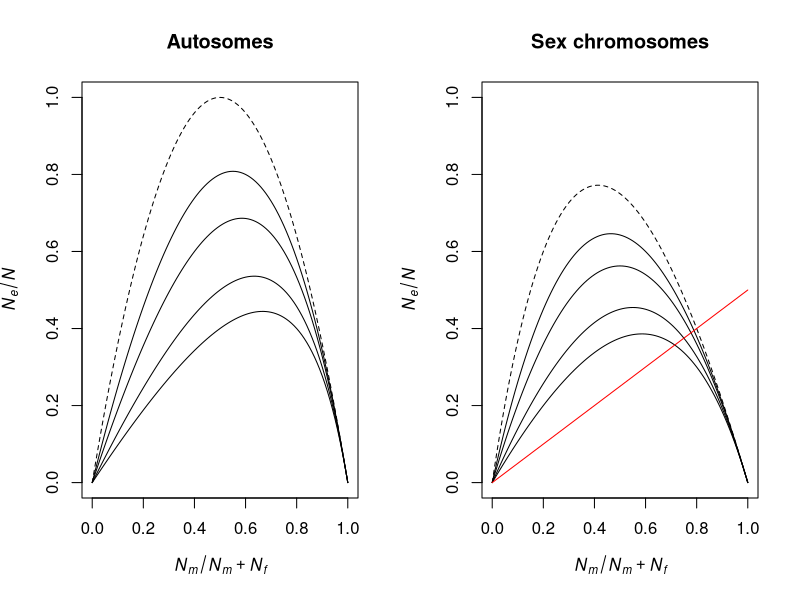
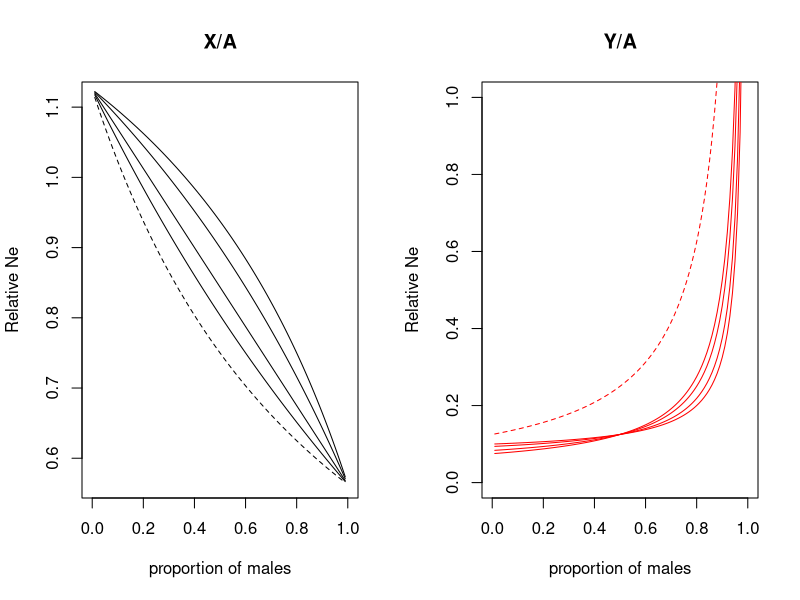
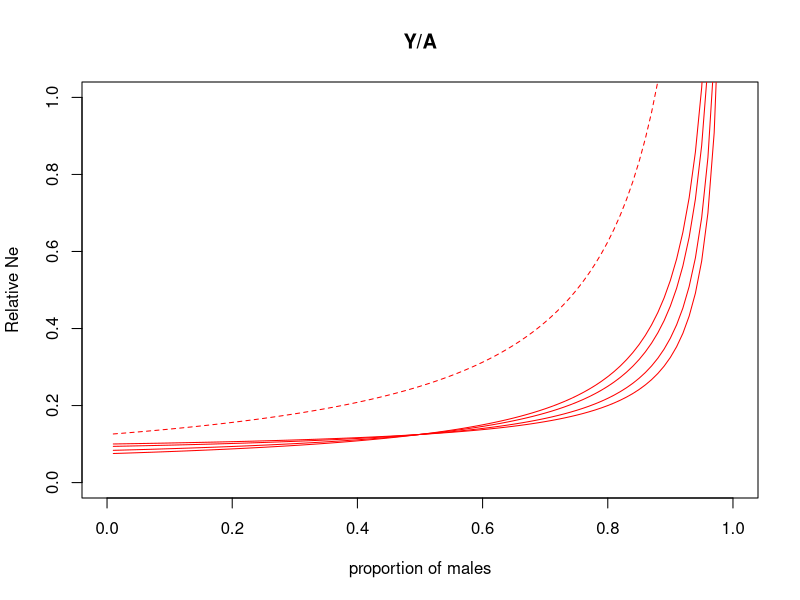

Write R code to recreate these figures, in order.
## ---- chunk 1
Nf=100 #number of females
Nm=100 #number of males
N=Nf+Nm #total number of individuals
x=Nm/(Nf+Nm) #proportion of males

op <- par(mfrow = c(1, 2))
m=0
f=0

curve(((4*N*(1-x)*x*N)/((x*N*(1+f))+((1-x)*N*(1+m))))/N, from=0, to=1, lty=2,
      xlab=expression(italic('N'[m]/'N'[m]+'N'[f])),
      ylab=expression(italic('N'[e]/N)), 
      main="Autosomes", ylim=c(0,1), xlim=c(0,1))

mh=0.5
curve(((4*N*(1-x)*x*N)/((x*N*(1+f))+((1-x)*N*(1+mh))))/N, from=0, to=1, add=T)

m1=1
curve(((4*N*(1-x)*x*N)/((x*N*(1+f))+((1-x)*N*(1+m1))))/N, from=0, to=1, add=T)

m2=2
curve(((4*N*(1-x)*x*N)/((x*N*(1+f))+((1-x)*N*(1+m2))))/N, from=0, to=1, add=T)

m3=3
curve(((4*N*(1-x)*x*N)/((x*N*(1+f))+((1-x)*N*(1+m3))))/N, from=0, to=1, add=T)

#for sex-linked genes
curve(((9*N*(x)*N*(1-x))/((4*N*x*(1+f))+(2*N*(1-x)*(1+m))))/N, from=0, to=1, lty=2,
      xlab=expression(italic('N'[m]/'N'[m]+'N'[f])), 
      ylab=expression(italic('N'[e]/N)), 
      main="Sex chromosomes", ylim=c(0,1),xlim=c(0,1))

curve(((9*N*(x)*N*(1-x))/((4*N*x*(1+f))+(2*N*(1-x)*(1+mh))))/N, from=0, to=1, add=T)

curve(((9*N*(x)*N*(1-x))/((4*N*x*(1+f))+(2*N*(1-x)*(1+m1))))/N, from=0, to=1, add=T)

curve(((9*N*(x)*N*(1-x))/((4*N*x*(1+f))+(2*N*(1-x)*(1+m2))))/N, from=0, to=1, add=T)

curve(((9*N*(x)*N*(1-x))/((4*N*x*(1+f))+(2*N*(1-x)*(1+m3))))/N, from=0, to=1, add=T)

curve((((N*(x)*(1+f))/2))/N, from=0, to=1, col="red", add=T)



par(op)

## ---- chunk 2

ol <- par(mfrow = c(1, 2))

curve(((9*N*(x)*N*(1-x))/((4*N*x*(1+f))+(2*N*(1-x)*(1+m))))/((4*N*(1-x)*x*N)/((x*N*(1+f))+((1-x)*N*(1+m)))), from=0, to=1, lty=2,
      xlab="proportion of males", ylab="Relative Ne", main="X/A")

curve(((9*N*(x)*N*(1-x))/((4*N*x*(1+f))+(2*N*(1-x)*(1+mh))))/((4*N*(1-x)*x*N)/((x*N*(1+f))+((1-x)*N*(1+mh)))), from=0, to=1, add=T)

curve(((9*N*(x)*N*(1-x))/((4*N*x*(1+f))+(2*N*(1-x)*(1+m1))))/((4*N*(1-x)*x*N)/((x*N*(1+f))+((1-x)*N*(1+m1)))), from=0, to=1, add=T)

curve(((9*N*(x)*N*(1-x))/((4*N*x*(1+f))+(2*N*(1-x)*(1+m2))))/((4*N*(1-x)*x*N)/((x*N*(1+f))+((1-x)*N*(1+m2)))), from=0, to=1, add=T)

curve(((9*N*(x)*N*(1-x))/((4*N*x*(1+f))+(2*N*(1-x)*(1+m3))))/((4*N*(1-x)*x*N)/((x*N*(1+f))+((1-x)*N*(1+m3)))), from=0, to=1, add=T)

#unsure if this is right; substituting in the modified Nm's here based on crow model where Nm*(km-1))/((km-1)+(x/km)) is the effect of male rep variance on male Ne.

curve(((N*x*(1+f))/2)/((4*N*(1-x)*x*N)/((x*N*(1+f))+((1-x)*N*(1+m)))), from=0, to=1, col="red", lty=2, ylim=c(0,1), xlab="proportion of males", ylab="Relative Ne", main="Y/A")

curve(((80*x*(1+f))/2)/((4*N*(1-x)*x*N)/((x*N*(1+f))+((1-x)*N*(1+mh)))), from=0, to=1, add=T, col="red")

curve(((66.66667*x*(1+f))/2)/((4*N*(1-x)*x*N)/((x*N*(1+f))+((1-x)*N*(1+m1)))), from=0, to=1, add=T, col="red")

curve(((50*x*(1+f))/2)/((4*N*(1-x)*x*N)/((x*N*(1+f))+((1-x)*N*(1+m2)))), from=0, to=1, add=T, col="red")

curve(((40*x*(1+f))/2)/((4*N*(1-x)*x*N)/((x*N*(1+f))+((1-x)*N*(1+m3)))), from=0, to=1, add=T, col="red")

par(ol)
## ---- chunk 3
curve(((N*x*(1+f))/2)/((4*N*(1-x)*x*N)/((x*N*(1+f))+((1-x)*N*(1+m)))), from=0, to=1, col="red", lty=2, ylim=c(0,1), xlab="proportion of males", ylab="Relative Ne", main="Y/A")

curve(((80*x*(1+f))/2)/((4*N*(1-x)*x*N)/((x*N*(1+f))+((1-x)*N*(1+mh)))), from=0, to=1, add=T, col="red")

curve(((66.66667*x*(1+f))/2)/((4*N*(1-x)*x*N)/((x*N*(1+f))+((1-x)*N*(1+m1)))), from=0, to=1, add=T, col="red")

curve(((50*x*(1+f))/2)/((4*N*(1-x)*x*N)/((x*N*(1+f))+((1-x)*N*(1+m2)))), from=0, to=1, add=T, col="red")

curve(((40*x*(1+f))/2)/((4*N*(1-x)*x*N)/((x*N*(1+f))+((1-x)*N*(1+m3)))), from=0, to=1, add=T, col="red")

